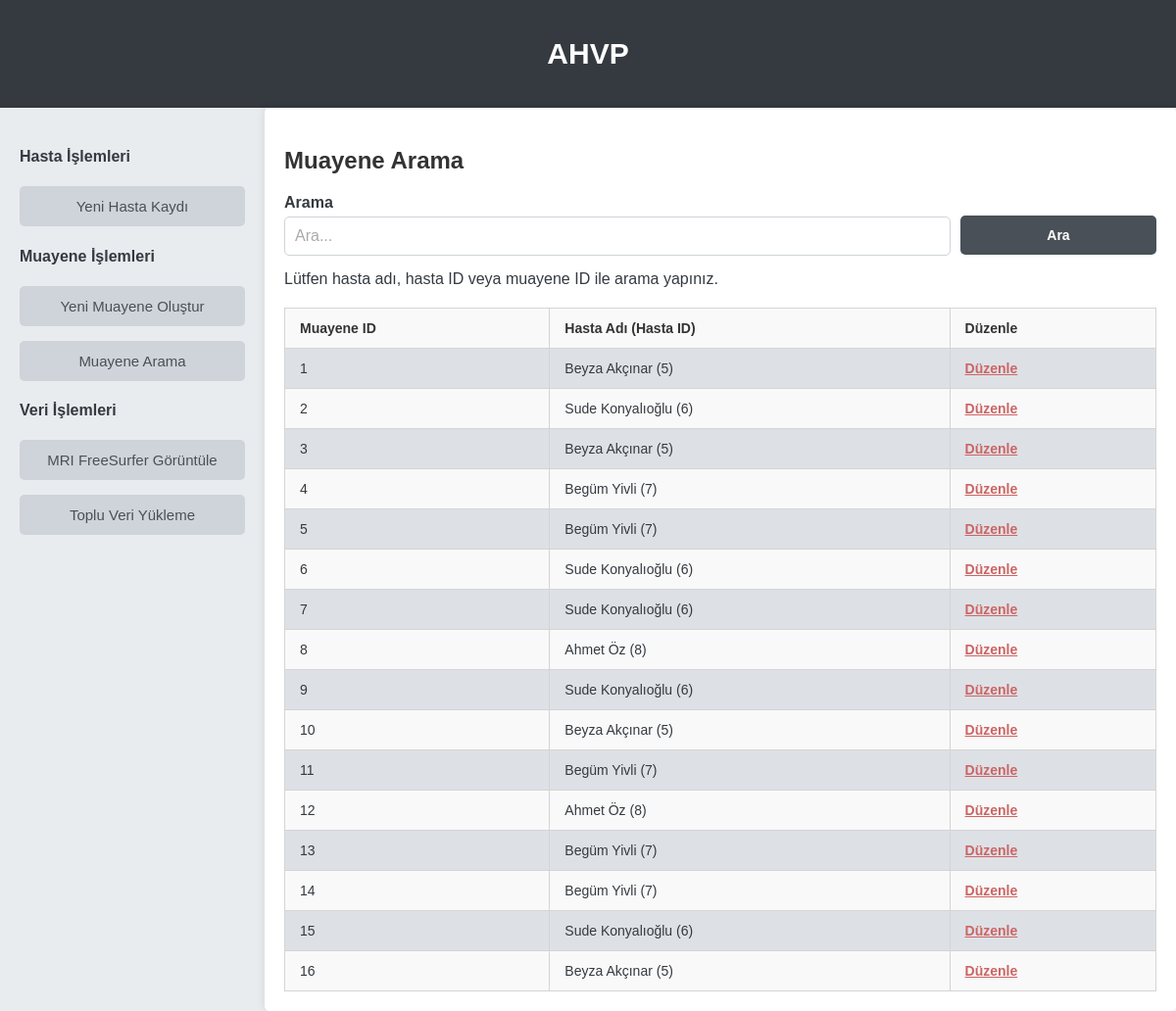
/muayene/edit/, run on an earlier commit of the app's database.
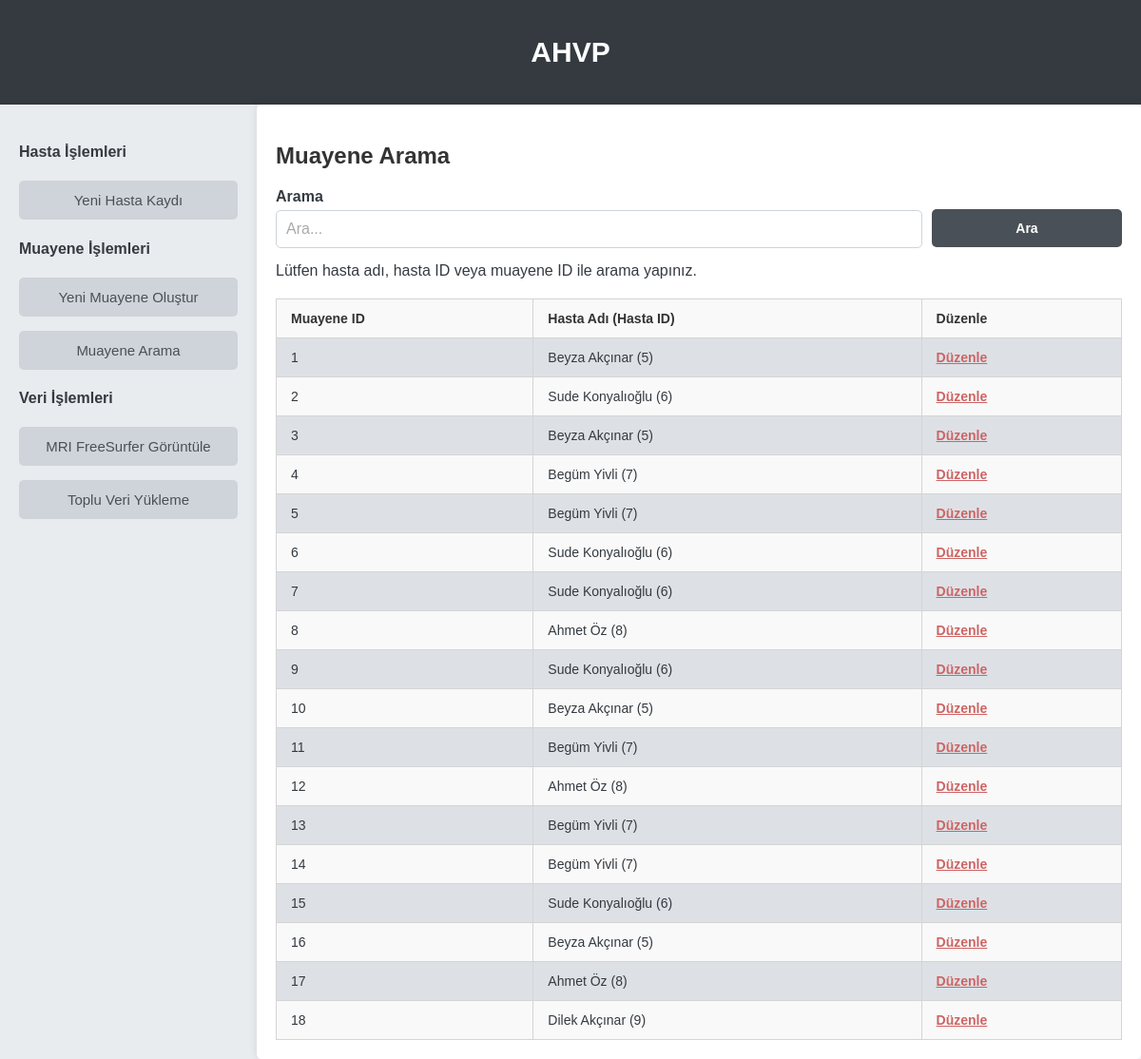
And on a later commit of the database.
### AHVP_app/models.py (models this page shows, shortened)
class Muayene(models.Model):
    hasta = models.ForeignKey(Hasta, on_delete=models.CASCADE)  # The examination belongs to a patient
    sifrelenmis_tarih = models.CharField(max_length=255)  # Encrypted date
    denge_bozuklugu = models.BooleanField(default=False)
    serebellar_bulgular = models.BooleanField(default=False)
    ense_sertligi = models.BooleanField(default=False)
    parkinsonizm = models.BooleanField(default=False)
    kranial_sinir_bulgulari = models.BooleanField(default=False)
    motor_duygusal_bulgular = models.BooleanField(default=False)
    patolojik_refleks = models.BooleanField(default=False)
    acer = models.IntegerField(null=True, blank=True)
    npt = models.IntegerField(null=True, blank=True)
    beck_depresyon = models.IntegerField(null=True, blank=True)
    beck_anksiyete = models.IntegerField(null=True, blank=True)
    geriatrik_depresyon = models.IntegerField(null=True, blank=True)
    mmse_zaman = models.IntegerField(null=True, blank=True)
    mmse_yer = models.IntegerField(null=True, blank=True)
    mmse_kayithafizasi = models.IntegerField(null=True, blank=True)
    mmse_dikkat = models.IntegerField(null=True, blank=True)
    mmse_hatirlama = models.IntegerField(null=True, blank=True)
    mmse_lisan = models.IntegerField(null=True, blank=True)
    mmse = models.IntegerField(null=True, blank=True)
    tam_kan_hb = models.DecimalField(max_digits=5, decimal_places=2, null=True, blank=True)
    tam_kan_lym = models.DecimalField(max_digits=5, decimal_places=2, null=True, blank=True)
    tam_kan_neu = models.DecimalField(max_digits=5, decimal_places=2, null=True, blank=True)
    tam_kan_plt = models.DecimalField(max_digits=5, decimal_places=2, null=True, blank=True)
    vitamin_b12 = models.DecimalField(max_digits=5, decimal_places=2, null=True, blank=True)
    ast = models.DecimalField(max_digits=5, decimal_places=2, null=True, blank=True)
    alt = models.DecimalField(max_digits=5, decimal_places=2, null=True, blank=True)
    ldh = models.DecimalField(max_digits=5, decimal_places=2, null=True, blank=True)
    bun = models.DecimalField(max_digits=5, decimal_places=2, null=True, blank=True)
    kreatinin = models.DecimalField(max_digits=5, decimal_places=2, null=True, blank=True)
    uric_acid = models.DecimalField(max_digits=5, decimal_places=2, null=True, blank=True)
    eritrosit = models.DecimalField(max_digits=5, decimal_places=2, null=True, blank=True)
    sedim = models.DecimalField(max_digits=5, decimal_places=2, null=True, blank=True)
    vldrl = models.CharField(max_length=100, null=True, blank=True)
    bt_sonucu = models.TextField(null=True, blank=True)
    mri_notlari = models.TextField(null=True, blank=True)
    mri_tarihi = models.DateField(null=True, blank=True)
    mri_freesurfer = models.FileField(upload_to='mri/', null=True, blank=True)
    pet1 = models.DecimalField(max_digits=5, decimal_places=2, null=True, blank=True)
    pet2 = models.DecimalField(max_digits=5, decimal_places=2, null=True, blank=True)
    pet3 = models.DecimalField(max_digits=5, decimal_places=2, null=True, blank=True)
    pet4 = models.DecimalField(max_digits=5, decimal_places=2, null=True, blank=True)
    pet5 = models.DecimalField(max_digits=5, decimal_places=2, null=True, blank=True)
    pet6 = models.DecimalField(max_digits=5, decimal_places=2, null=True, blank=True)
    pet7 = models.DecimalField(max_digits=5, decimal_places=2, null=True, blank=True)
    pet8 = models.DecimalField(max_digits=5, decimal_places=2, null=True, blank=True)
    pet9 = models.DecimalField(max_digits=5, decimal_places=2, null=True, blank=True)
    pet10 = models.DecimalField(max_digits=5, decimal_places=2, null=True, blank=True)
    pa_akciger_grafisi = models.TextField(null=True, blank=True)
    eeg_sonucu = models.TextField(null=True, blank=True)
    eeg_file = models.FileField(upload_to='mri/', null=True, blank=True)
    amiloid = models.DecimalField(max_digits=5, decimal_places=2, null=True, blank=True)
    tau = models.DecimalField(max_digits=5, decimal_places=2, null=True, blank=True)
    ek_testler = models.TextField(null=True, blank=True)

class Hasta(models.Model):
    CINSIYET_CHOICES = [('kadın', 'Kadın'), ('erkek', 'Erkek')]
    MEDENI_DURUM_CHOICES = [('evli', 'Evli'), ('bekar', 'Bekar'), ('boşanmış', 'Boşanmış')]
    EGITIM_DURUM_CHOICES = [('lise', 'Lise'), ('lisans', 'Lisans'), ('yok', 'Yok')]
    SEHIR_CHOICES = [
        ('adana', 'Adana'),
        ('adiyaman', 'Adıyaman'),
        ('afyonkarahisar', 'Afyonkarahisar'),
        ('agri', 'Ağrı'),
        ('amasya', 'Amasya'),
        ('ankara', 'Ankara'),
        ('antalya', 'Antalya'),
        ('artvin', 'Artvin'),
        ('aydin', 'Aydın'),
        ('balikesir', 'Balıkesir'),
        ('batman', 'Batman'),
        ('bayburt', 'Bayburt'),
        ('bilecik', 'Bilecik'),
        ('bingol', 'Bingöl'),
        ('bitlis', 'Bitlis'),
        ('bolu', 'Bolu'),
        ('burdur', 'Burdur'),
        ('burgaz', 'Burgaz'),
        ('canakkale', 'Çanakkale'),
        ('cankiri', 'Çankırı'),
        ('corum', 'Çorum'),
        ('denizli', 'Denizli'),
        ('diyarbakir', 'Diyarbakır'),
        ('edirne', 'Edirne'),
        ('elazig', 'Elazığ'),
        ('erzincan', 'Erzincan'),
        ('erzurum', 'Erzurum'),
        ('eskisehir', 'Eskişehir'),
        ('gaziantep', 'Gaziantep'),
        ('giresun', 'Giresun'),
        ('gumushane', 'Gümüşhane'),
        ('hakkari', 'Hakkari'),
        ('hatay', 'Hatay'),
        ('igdir', 'Iğdır'),
        ('izmir', 'İzmir'),
        ('karabuk', 'Karabük'),
        ('karaman', 'Karaman'),
        ('kastamonu', 'Kastamonu'),
        ('kayseri', 'Kayseri'),
        ('kirikkale', 'Kırıkkale'),
        ('kirsehir', 'Kırşehir'),
        ('kilis', 'Kilis'),
        ('konya', 'Konya'),
        ('kutahya', 'Kütahya'),
        ('malatya', 'Malatya'),
        ('manisa', 'Manisa'),
        ('mardin', 'Mardin'),
        ('mugla', 'Muğla'),
        ('mus', 'Muş'),
        ('nevsehir', 'Nevşehir'),
        ('nigde', 'Niğde'),
        ('ordu', 'Ordu'),
        ('rize', 'Rize'),
        ('sakarya', 'Sakarya'),
        ('samsun', 'Samsun'),
        ('siirt', 'Siirt'),
        ('sinop', 'Sinop'),
        ('sivas', 'Sivas'),
        ('tekirdag', 'Tekirdağ'),
        ('tokat', 'Tokat'),
        ('trabzon', 'Trabzon'),
        ('tunceli', 'Tunceli'),
        ('ustkoy', 'Uşak'),
        ('van', 'Van'),
        ('yalova', 'Yalova'),
        ('yozgat', 'Yozgat'),
        ('zonguldak', 'Zonguldak'),
    ]
    unique_hasta_id = models.AutoField(primary_key=True)  # Unique patient ID
    isim = models.CharField(max_length=100)
    soyisim = models.CharField(max_length=100)
    cinsiyet = models.CharField(max_length=10, choices=CINSIYET_CHOICES)
    yas = models.IntegerField()
    sehir = models.CharField(max_length=100, choices=SEHIR_CHOICES)
    medeni_durum = models.CharField(max_length=100, choices=MEDENI_DURUM_CHOICES)
    egitim_durumu = models.CharField(max_length=100, choices=EGITIM_DURUM_CHOICES)
    def __str__(self):
        return f"{self.isim} {self.soyisim} ({self.unique_hasta_id})"

### AHVP_app/views.py (the view)
# urls.py: path('muayene/edit/', views.search_examination_view, name='search_examination_view'),
def search_examination_view(request):
    arama_sonucu = None
    if request.method == "GET":
        arama_kriteri = request.GET.get("arama", "")
        try:
            arama_kriteri_id = int(arama_kriteri)
            arama_sonucu = Muayene.objects.filter(
                Q(hasta__isim__icontains=arama_kriteri) |
                Q(hasta_id=arama_kriteri_id) |
                Q(id=arama_kriteri_id)
            )
        except ValueError:
            arama_sonucu = Muayene.objects.filter(
                Q(hasta__isim__icontains=arama_kriteri)
            )
    return render(request, 'search_examination.html', {'arama_sonucu': arama_sonucu})

### AHVP_app/templates/search_examination.html (shortened to what this page needs)
{% extends 'base.html' %}
{% block content %}
    <h2>Muayene Arama</h2>
    <form method="GET" action="{% url 'search_examination_view' %}">
        <div class="search-container">
            {% include 'components/textfield.html' with id="arama" label="Arama" name="arama" value="" placeholder="Ara..." style_class="search-input" %}
            <button type="submit" class="btn-submit">Ara</button>
        </div>
        <th>Lütfen hasta adı, hasta ID veya muayene ID ile arama yapınız.</th>
    </form>
    {% if arama_sonucu %}
        <div class="table-container">
            <table>
                <tr>
                    <th>Muayene ID</th>
                    <th>Hasta Adı (Hasta ID)</th>
                    <th>Düzenle</th>
                </tr>
                {% for muayene in arama_sonucu %}
                <tr>
                    <td>{{ muayene.id }}</td>
                    <td>{{ muayene.hasta }}</td>
                    <td><a href="{% url 'edit_examination_view' muayene.id %}" style="color: rgb(205, 100, 100); font-weight: bold;">Düzenle</a></td>
                </tr>
                {% endfor %}
            </table>
        </div>
    {% else %}
        <p>Sonuç bulunamadı.</p>
    {% endif %}
{% endblock %}

What changed in the data, as far as the page shows it:
added Muayene: id "17", hasta "Ahmet Öz (8)"
added Muayene: id "18", hasta "Dilek Akçınar (9)"
